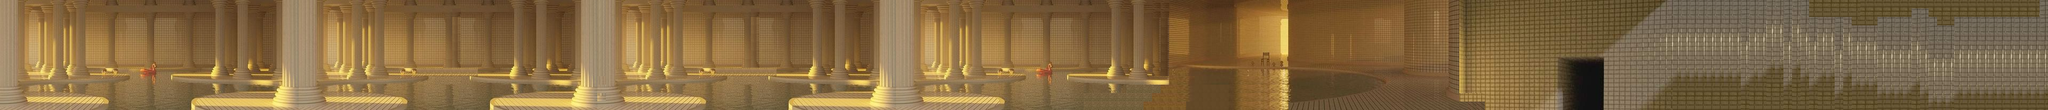

This is a level from a 2D game, rendered from its Tiled map with the project's own tilesets. A one-line summary and the map file follow, with tile-layer data summarised:
An orthogonal 240x13 tile map with 16x16 px tiles, 2 tile layers (background, Plataforma), 7 tilesets and 2 objects.

<map version="1.10" tiledversion="1.10.2" orientation="orthogonal" renderorder="right-down" width="240" height="13" tilewidth="16" tileheight="16" infinite="0" nextlayerid="5" nextobjectid="4">
 <tileset firstgid="1" source="backroom.tsx" />
 <tileset firstgid="1486" source="dynamic-wang-NQc1T5H8J-0-unsplash.tsx" />
 <tileset firstgid="76311" source="imagen3.tsx" />
 <tileset firstgid="79071" source="poolroom2.tsx" />
 <tileset firstgid="80576" source="poolroom.tsx" />
 <tileset firstgid="83096" source="poolroom3.tsx" />
 <tileset firstgid="84321" source="real.tsx" />
 <layer id="2" name="background" width="240" height="13">
  <data>[3120 cells, 3120 non-empty, 3 distinct tile ids]</data>
 </layer>
 <objectgroup id="3" name="suelo">
  <object id="1" x="1" y="191" width="3838.5" height="17.5" />
  <object id="2" x="260" y="-97" />
 </objectgroup>
 <layer id="4" name="Plataforma" width="240" height="13">
  <data>[3120 cells, 3120 non-empty, 1186 distinct tile ids]</data>
 </layer>
</map>
